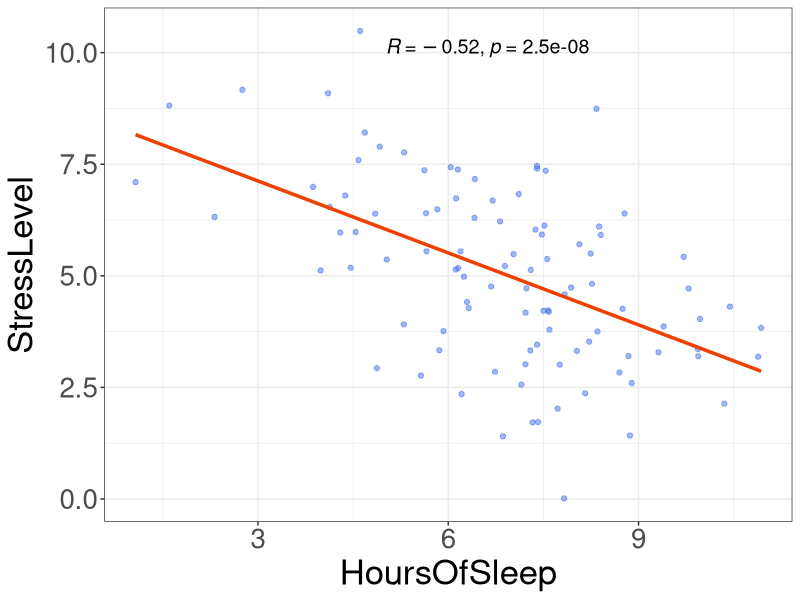

This figure's R source:
## ---- chunk 1

knitr::opts_chunk$set(
  echo = TRUE,
  fig.path = "data/pics/figure-"
  )

library(conflicted)
library(ggpubr)
library(tidyverse)

conflicts_prefer(dplyr::filter())
conflicts_prefer(dplyr::lag())

theme_custom <- theme_bw()+ theme(
    plot.title = element_text(size = 30, hjust = 0.5),
    plot.subtitle = element_text(size = 25, hjust = 0.5),
    strip.text = element_text(size = 20),
    axis.text = element_text(size = 20),
    axis.title = element_text(size = 25),
    legend.title = element_text(size = 25),
    legend.text = element_text(size = 20)
  )

## ---- chunk 2

# Воспроизводимость результатов
set.seed(42)

# Общий размер выборки 
sample_size <- 100

# Генерация данных по физической активности (бинарная переменная) в фиксированном соотношении 1:1
activity <- rep(c("low", "high"), each = sample_size / 2)

# Генерация данных по наличию сердечно-сосудистых заболеваний (бинарная переменная)
# У активных людей меньше вероятность заболеть (0.5 vs 0.6)

cardio <- c(
  rbinom(sample_size / 2, size = 1, prob = 0.5),  
  rbinom(sample_size / 2, size = 1, prob = 0.6) 
)

data <- data.frame(activity, cardio)

table(data)  

## ---- chunk 3

if (min(table(data)) >= 5) {
  cat("\nСтатистический критерий для большой выборки: Z-критерий для разности долей для независимых выборок")
} else {
  cat("\nСтатистический критерий для большой выборки: Использование точного теста")
}

## ---- chunk 4

# Воспроизводимость результатов
set.seed(42)

# Общий размер выборки 
sample_size <- 30

# Генерация данных по физической активности (бинарная переменная) в фиксированном соотношении 1:1
activity <- rep(c("low", "high"), each = sample_size / 2)

# Генерация данных по наличию сердечно-сосудистых заболеваний (бинарная переменная)
# У активных людей меньше вероятность заболеть (0.5 vs 0.6)

cardio <- c(
  rbinom(sample_size / 2, size = 1, prob = 0.5), 
  rbinom(sample_size / 2, size = 1, prob = 0.6)    
)

data <- data.frame(activity, cardio)

table(data)  

## ---- chunk 5
if (min(table(data)) >= 5) {
  cat("\nСтатистический критерий для малой выборки: Z-критерий для разности долей для независимых выборок")
} else {
  cat("\nСтатистический критерий для малой выборки: Использование точного теста")
}
## ---- chunk 6

# Уровень значимости
alpha <- 0.05
cat("Уровень значимости α =", alpha, "\n")

# Критическое значение статистики
z_critical <- qnorm(1 - alpha / 2)
cat("Критическое значение статистики:", z_critical, "\n")

# Функция для проведения z-теста для двух независимых долей
performTwoProportionZTest <- function(n1, x, n2, y) {
  
  # Расчет долей успешных исходов в выборках
  p1 <- x / n1
  p2 <- y / n2

  # Расчет объединенной доли успешных исходов
  P <- (x + y) / (n1 + n2)

  # Расчет стандартной ошибки
  SQ <- P * (1 - P) * (1/n1 + 1/n2)

  # Выполнение z-теста
  z_test_result <- (p1 - p2) / sqrt(SQ)

  return(z_test_result)
}

cat("\n")

#Большая выборка - 100 пациентов
n1 <- 50  # Общее количество попыток для выборки 1
x <- 50*0.5   # Количество успешных исходов для выборки 1
n2 <- 50  # Общее количество попыток для выборки 2
y <- 50*0.6   # Количество успешных исходов для выборки 2

# Определение наблюдаемого значения статистики.
z_test_result <- performTwoProportionZTest(n1, x, n2, y)
cat("Наблюдаемое значение статистики для большой выборки:", z_test_result, "\n")

# Оценка статистической значимости
p_value <- 2 * (1 - pnorm(abs(z_test_result)))
cat("Значение p_value для большой выборки:", p_value, "\n")

if (p_value < alpha) {
  cat("Нулевая гипотеза для большой выборки отвергается: есть статистически значимое различие между долями.", "\n")
} else {
  cat("Нулевая гипотеза для большой выборки не отвергается: статистически значимого различия между долями нет.", "\n")
}

cat("\n")

#Малая выборка - 30 пациентов
n1 <- 30  # Общее количество попыток для выборки 1
x <- 30*0.5   # Количество успешных исходов для выборки 1
n2 <- 30  # Общее количество попыток для выборки 2
y <- 30*0.6   # Количество успешных исходов для выборки 2

# Определение наблюдаемого значения статистики.
z_test_result <- performTwoProportionZTest(n1, x, n2, y)
cat("Наблюдаемое значение статистики для малой выборки:", z_test_result, "\n")

# Оценка статистической значимости
p_value <- 2 * (1 - pnorm(abs(z_test_result)))
cat("Значение p_value для малой выборки:", p_value, "\n")

if (p_value < alpha) {
 cat("Нулевая гипотеза для малой выборки отвергается: есть статистически значимое различие между долями.", "\n")
} else {
  cat("Нулевая гипотеза для малой выборки не отвергается: статистически значимого различия между долями нет.", "\n")
}


## ---- chunk 7

# Воспроизводимость результатов
set.seed(42)

# Размер выборки (в каждой группе)
sample_size <- 80
# Дисперсия (допустим, что она равна в выборках)
sd <- 5

# В популяции c экспериментальным методом лечения средний уровень систолического артериального давления меньше (130 vs 135 mm) 
# Генерация данных для группы с новым методом лечения 
group1 <-  rnorm(sample_size, mean = 130, sd = sd)  # экспериментальная группа

# Генерация данных для группы со стандартным лечением
group2 <-  rnorm(sample_size, mean = 135, sd = sd)  # контрольная группа

## ---- chunk 8

# Уровень значимости
alpha <- 0.05
cat("Уровень значимости α =", alpha, "\n")

# Критическое значение статистики
t_critical <- qt(1 - alpha / 2, df = sample_size + sample_size - 2)
cat("Критическое значение статистики:", t_critical, "\n")

# Наблюдаемое значение статистики
t_test <- t.test(group1, group2, var.equal = TRUE)
cat("Наблюдаемое значение статистики:", t_test$statistic, "\n")

# Оценка статистической значимости и доверительного интервала
cat("Значение p_value:", t_test$p.value , "\n")
cat("95% ДИ для разницы в средних значениях: от", t_test$conf.int[1], "до", t_test$conf.int[2], "\n")
if (t_test$p.value < alpha) {
  cat("Нулевая гипотеза отвергается: есть статистически значимое различие между средними.", "\n")
} else {
  cat("Нулевая гипотеза не отвергается: статистически значимого различия между средними нет.", "\n")
}

## ---- chunk 9

# Воспроизводимость результатов
set.seed(42)

# Размер выборки
sample_size <- 30
# Дисперсия (допустим, что они равны в выборках)
sd <- 5

# В популяции до реабилитации средний уровень физической активности меньше (50 vs 60) 
# Генерация данных до реабилитации
before <- rnorm(sample_size, mean = 50, sd = sd)

# Генерация данных для после реабилитации
after <- rnorm(sample_size, mean = 60, sd = sd)

## ---- chunk 10
# Уровень значимости
alpha <- 0.05
cat("Уровень значимости α =", alpha, "\n")

# Критическое значение статистики
t_critical <- qt(1 - alpha / 2, df = sample_size - 1)
cat("Критическое значение статистики:", t_critical, "\n")

# Наблюдаемое значение статистики
t_test <- t.test(before, after, paired = TRUE)
cat("Наблюдаемое значение статистики:", t_test$statistic, "\n")

# Оценка статистической значимости и доверительного интервала
cat("Значение p_value:", t_test$p.value , "\n")
cat("95% ДИ для разницы в средних значениях: от", t_test$conf.int[1], "до", t_test$conf.int[2], "\n")
if (t_test$p.value < alpha) {
  cat("Нулевая гипотеза отвергается: есть статистически значимое различие между средними.", "\n")
} else {
  cat("Нулевая гипотеза не отвергается: статистически значимого различия между средними нет.", "\n")
}

## ---- chunk 11

# Воспроизводимость результатов
set.seed(42)

# Общий размер выборки
sample_size <- 200

# В популяции экспериментального лечения вероятность нормальной физической активности больше (0.7 vs 0.65)
# Генерация данных по статусу лечение (бинарная переменная, новый метод или стандарт) в фиксированном соотношении 1:1
treatment <- rep(c("new", "default"), each = sample_size / 2)

# Генерация данных по физической активности после лечения (бинарная переменная)
activity <- c(
  rbinom(sample_size / 2, size = 1, prob = 0.7),  
  rbinom(sample_size / 2, size = 1, prob = 0.65)   
)

data <- data.frame(treatment, activity)

table(data)  


## ---- chunk 12

if (min(table(data)) >= 5) {
  cat("\nСтатистический критерий: Z-критерий для разности долей для независимых выборок")
} else {
  cat("\nСтатистический критерий: Использование точного теста")
}

## ---- chunk 13

# Уровень значимости
alpha <- 0.05
cat("Уровень значимости α =", alpha, "\n")

# Критическое значение статистики
z_critical <- qnorm(1 - alpha )
cat("Критическое значение статистики:", z_critical, "\n")

# Функция для проведения z-теста для двух независимых долей
performTwoProportionZTest <- function(n1, x, n2, y) {
  
  # Расчет долей успешных исходов в выборках
  p1 <- x / n1
  p2 <- y / n2

  # Расчет объединенной доли успешных исходов
  P <- (x + y) / (n1 + n2)

  # Расчет стандартной ошибки
  SQ <- P * (1 - P) * (1/n1 + 1/n2)

  # Выполнение z-теста
  z_test_result <- (p1 - p2) / sqrt(SQ)

  return(z_test_result)
}

#Выборка - 200 пациентов
n1 <- 50  # Общее количество попыток для выборки 1
x <- 50*0.7   # Количество успешных исходов для выборки 1
n2 <- 50  # Общее количество попыток для выборки 2
y <- 50*0.65   # Количество успешных исходов для выборки 2

# Определение наблюдаемого значения статистики.
z_test_result <- performTwoProportionZTest(n1, x, n2, y)
cat("Наблюдаемое значение статистики:", z_test_result, "\n")

# Оценка статистической значимости
p_value <- 1 - pnorm(abs(z_test_result))
cat("Значение p_value:", p_value, "\n")

if (p_value < alpha) {
  cat("Нулевая гипотеза отвергается: есть статистически значимое различие между долями.", "\n")
} else {
  cat("Нулевая гипотеза не отвергается: статистически значимого различия между долями нет.", "\n")
}


## ---- chunk 14

# Воспроизводимость результатов
set.seed(42)

# Размер выборки
sample_size <- 50

# Генерация данных до медитации (бинарная переменная) в фиксированном соотношении 1:1
before <- rbinom(sample_size, size = 1, prob = 0.4)

# Генерация данных после медитации (бинарная переменная). После медитации вероятность наличия стресса меньше (0.2 vs 0.4)
after <- rbinom(sample_size, size = 1, prob = 0.2)

# Таблица сопряженности
table_mcnemar <- table(before, after)
print(table_mcnemar)

## ---- chunk 15
# Уровень значимости
alpha <- 0.05
cat("Уровень значимости α =", alpha, "\n")

# Критическое значение статистики
x_critical <- qchisq(1 - alpha, df = 1)
cat("Критическое значение статистики :", x_critical, "\n")

# Наблюдаемое значение статистики
mcnemar <- mcnemar.test(table_mcnemar)
cat("Наблюдаемое значение статистики:", mcnemar$statistic, "\n")

# Оценка статистической значимости 
cat("Значение p_value:", mcnemar$p.value , "\n")
if (mcnemar$p.value < alpha) {
  cat("Нулевая гипотеза отвергается: есть статистически значимое различие в парных данных", "\n")
} else {
  cat("Нулевая гипотеза не отвергается: статистически значимого различия в парных данных нет.", "\n")
}

## ---- chunk 16

# Воспроизводимость результатов
set.seed(42)

# Размер выборки для каждой группы
sample_size <- 20

# В популяции c экспериментальным методом лечения среднее депрессии меньше (55 vs 68) 
# Генерация данных для экспериментальной группы 
group1 <- rnorm(sample_size, mean = 55, sd = 5)  # экспериментальная группа

# Генерация данных для группы со стандартным лечением
group2 <- rnorm(sample_size, mean = 68, sd = 7)  # контрольная группа

## ---- chunk 17

# Уровень значимости
alpha <- 0.05
cat("Уровень значимости α =", alpha, "\n")

# Наблюдаемое значение статистики
t_test <- t.test(group1, group2, var.equal = FALSE)
cat("Наблюдаемое значение статистики:", t_test$statistic, "\n")

# Критическое значение статистики
t_critical <- qt(1 - alpha / 2, df = t_test$parameter )
cat("Критическое значение статистики:", t_critical, "\n")

# Оценка статистической значимости и доверительного интервала
cat("Значение p_value:", t_test$p.value , "\n")
cat("95% ДИ для разницы в средних значениях: от", t_test$conf.int[1], "до", t_test$conf.int[2], "\n")
if (t_test$p.value < alpha) {
  cat("Нулевая гипотеза отвергается: есть статистически значимое различие между средними.", "\n")
} else {
  cat("Нулевая гипотеза не отвергается: статистически значимого различия между средними нет.", "\n")
}

## ---- chunk 18

library(mvtnorm) # библиотека mvtnorm для работы с многомерным нормальным распределением

# Воспроизводимость результатов
set.seed(42)

# Размер выборки
sample_size <- 100

# Средние значения для длительности сна (HoursOfSleep) и уровня стресса (StressLevel) в популяции
means <- c(7, 5)  

# Среднеквадратическое отклонение HoursOfSleep = StressLevel = 2
# Значение ковариации
cov <- -0.5 * 2 * 2

# Матрица ковариации. В ислледуемой популяции HoursOfSleep и StressLevel ассоциированы отрицательно (r = -0.5)
cov_matrix <- matrix(c(2^2, cov, cov, 2^2), nrow = 2)

df <- rmvnorm(n = sample_size, 
              mean = means, 
              sigma = cov_matrix) %>% 
      as_tibble() %>%
      setNames(c("HoursOfSleep", "StressLevel"))  


## ---- chunk 19

# Уровень значимости
alpha <- 0.05
cat("Уровень значимости α =", alpha, "\n")

# Критическое значение статистики
t_critical <- qt(1 - alpha / 2, df = sample_size - 2)
cat("Критическое значение статистики (t):", t_critical, "\n")

# Проведение теста на корреляцию Пирсона
pearson_test <- cor.test(df$HoursOfSleep, df$StressLevel, method = "pearson")
cat("Наблюдаемое значение статистики t:", pearson_test$statistic, "\n")

# Оценка статистической значимости и доверительного интервала
cat("Значение p_value:", pearson_test$p.value , "\n")
cat("95% ДИ для коэффициента корреляции: от", pearson_test$conf.int[1], "до", pearson_test$conf.int[2], "\n")

if (pearson_test$p.value < alpha) {
  cat("Нулевая гипотеза отвергается: существует линейная связь между длительностью сна и уровнем стресса.", "\n")
} else {
  cat("Нулевая гипотеза не отвергается: линейной связи между длительностью сна и уровнем стресса нет.", "\n")
}

df %>% 
  ggplot(aes(HoursOfSleep, StressLevel))+
  geom_jitter(alpha = 0.5, colour = "royalblue2", size = 1.5)+
  geom_smooth(method = "lm", se = FALSE, colour = "orangered2", linewidth = 1.2) +
  stat_cor(method = "pearson", label.x.npc = 0.4, label.y.npc = "top", size = 5)+
  theme_custom
